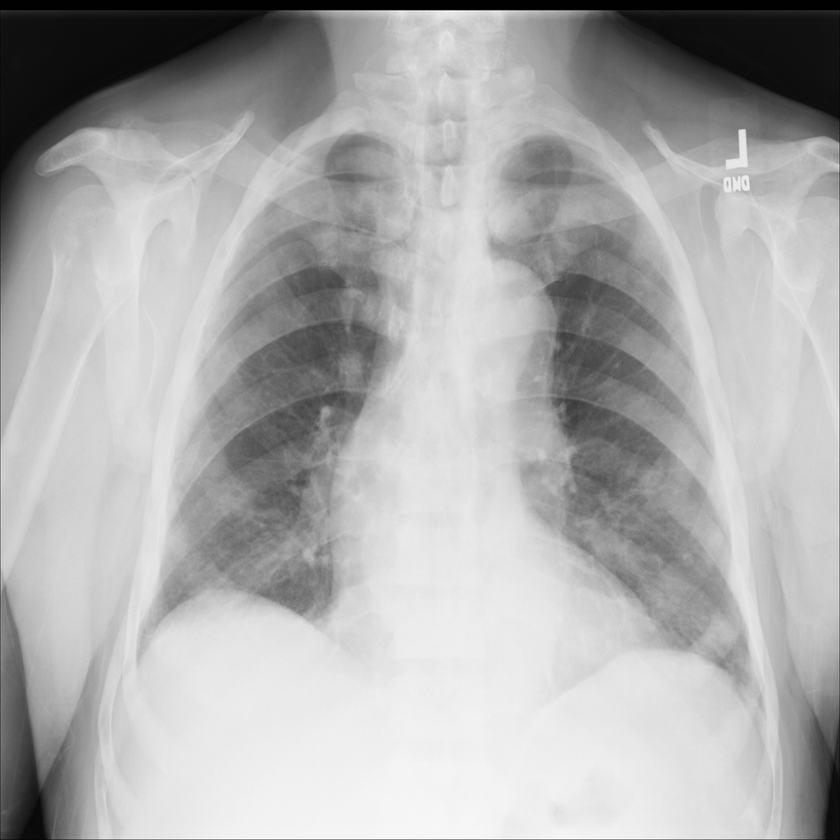
#> input picture 02-data-science/1-numpy-examples/04-advanced/numpy-tutorials/tutorial-x-ray-image-processing/00000011_001.png, 840 x 840 px, shrunk from 1024 x 1024 before the run, found by its file name
$ jupyter execute --allow-errors tutorial-x-ray-image-processing.ipynb
#> lines starting #> are read from the running program, lines starting #| are printed output that depends on the picture; after the words box and inside, x2 and y2 are one past the last pixel; in counts of white or black regions, pixels touching at a corner belong together; long printed decimals are rounded
# X-ray image processing

+++

This tutorial demonstrates how to read and process X-ray images with NumPy,
imageio, Matplotlib and SciPy. You will learn how to load medical images, focus
on certain parts, and visually compare them using the
[Gaussian](https://en.wikipedia.org/wiki/Gaussian_filter),
[Laplacian-Gaussian](https://en.wikipedia.org/wiki/Laplace_distribution),
[Sobel](https://en.wikipedia.org/wiki/Sobel_operator), and
[Canny](https://en.wikipedia.org/wiki/Canny_edge_detector) filters for edge
detection.

X-ray image analysis can be part of your data analysis and
[machine learning workflow](https://www.sciencedirect.com/science/article/pii/S235291481930214X)
when, for example, you're building an algorithm that helps
[detect pneumonia](https://www.kaggle.com/c/rsna-pneumonia-detection-challenge)
as part of a [Kaggle](https://www.kaggle.com)
[competition](https://www.kaggle.com/eduardomineo/u-net-lung-segmentation-montgomery-shenzhen).
In the healthcare industry, medical image processing and analysis is
particularly important when images are estimated to account for
[at least 90%](https://www-03.ibm.com/press/us/en/pressrelease/51146.wss) of all
medical data.

You'll be working with radiology images from the
[ChestX-ray8](https://www.nih.gov/news-events/news-releases/nih-clinical-center-provides-one-largest-publicly-available-chest-x-ray-datasets-scientific-community)
dataset provided by the [National Institutes of Health (NIH)](http://nih.gov).
ChestX-ray8 contains over 100,000 de-identified X-ray images in the PNG format
from more than 30,000 patients. You can find ChestX-ray8's files on NIH's public
Box [repository](https://nihcc.app.box.com/v/ChestXray-NIHCC) in the `/images`
folder. (For more details, refer to the research
[paper](http://openaccess.thecvf.com/content_cvpr_2017/papers/Wang_ChestX-ray8_Hospital-Scale_Chest_CVPR_2017_paper.pdf)
published at CVPR (a computer vision conference) in 2017.)

For your convenience, a small number of PNG images have been saved to this
tutorial's repository under `tutorial-x-ray-image-processing/`, since
ChestX-ray8 contains gigabytes of data and you may find it challenging to
download it in batches.

+++

## Prerequisites

+++

The reader should have some knowledge of Python, NumPy arrays, and Matplotlib.
To refresh the memory, you can take the
[Python](https://docs.python.org/dev/tutorial/index.html) and Matplotlib
[PyPlot](https://matplotlib.org/tutorials/introductory/pyplot.html) tutorials,
and the NumPy [quickstart](https://numpy.org/devdocs/user/quickstart.html).

The following packages are used in this tutorial:

- [imageio](https://imageio.github.io) for reading and writing image data. The
healthcare industry usually works with the
[DICOM](https://en.wikipedia.org/wiki/DICOM) format for medical imaging and
[imageio](https://imageio.readthedocs.io/en/stable/format_dicom.html) should be
well-suited for reading that format. For simplicity, in this tutorial you'll be
working with PNG files.
- [Matplotlib](https://matplotlib.org/) for data visualization.
- [SciPy](https://www.scipy.org) for multi-dimensional image processing via
[`ndimage`](https://docs.scipy.org/doc/scipy/reference/ndimage.html).

This tutorial can be run locally in an isolated environment, such as
[Virtualenv](https://virtualenv.pypa.io/en/stable/) or
[conda](https://docs.conda.io/projects/conda/en/latest/user-guide/tasks/manage-environments.html).
You can use [Jupyter Notebook or JupyterLab](https://jupyter.org/install) to run
each notebook cell.

+++

## Table of contents

+++

1. Examine an X-ray with `imageio`
2. Combine images into a multi-dimensional array to demonstrate progression
3. Edge detection using the Laplacian-Gaussian, Gaussian gradient, Sobel, and
   Canny filters
4. Apply masks to X-rays with `np.where()`
5. Compare the results

---

+++

## Examine an X-ray with `imageio`

+++

Let's begin with a simple example using just one X-ray image from the
ChestX-ray8 dataset.

The file - `00000011_001.png` - has been downloaded for you and saved in the
`/tutorial-x-ray-image-processing` folder.

+++

**1.** Load the image with `imageio`:

[cell 1]
import os
import imageio

DIR = "tutorial-x-ray-image-processing"

xray_image = imageio.v3.imread(os.path.join(DIR, "00000011_001.png"))
#> xray_image is the input picture: shape (840, 840); min 0, max 255, mean 172.5

**2.** Check that its shape is 1024x1024 pixels and that the array is made up of
8-bit integers:

[cell 2]
print(xray_image.shape)
#| (840, 840)
print(xray_image.dtype)
#| uint8
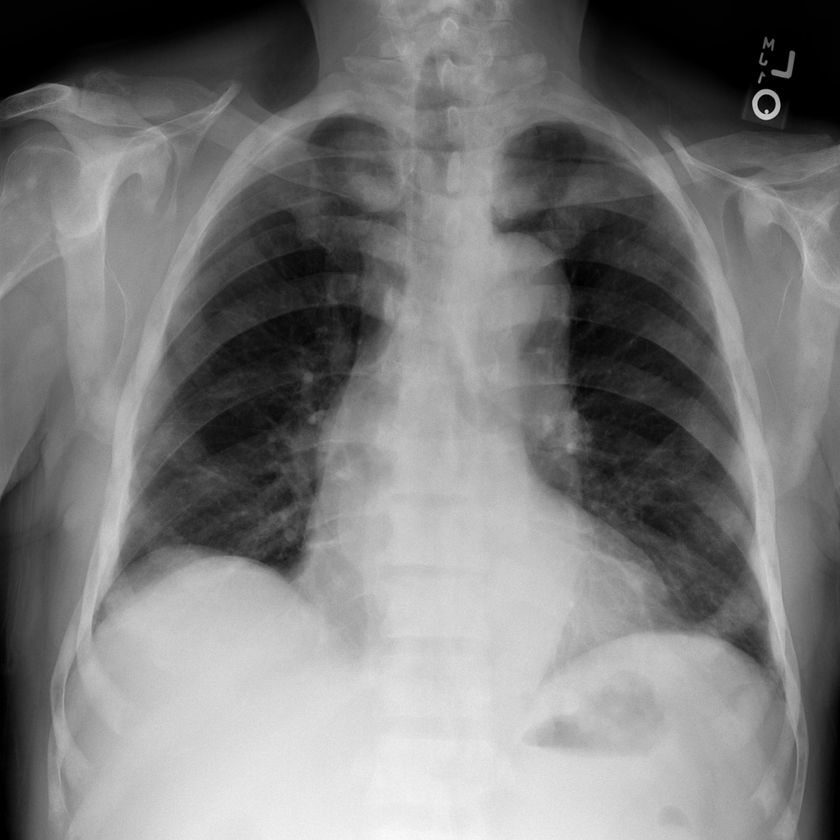
#> input picture 02-data-science/1-numpy-examples/04-advanced/numpy-tutorials/tutorial-x-ray-image-processing/00000011_000.png, 840 x 840 px, shrunk from 1024 x 1024 before the run, found by its file name
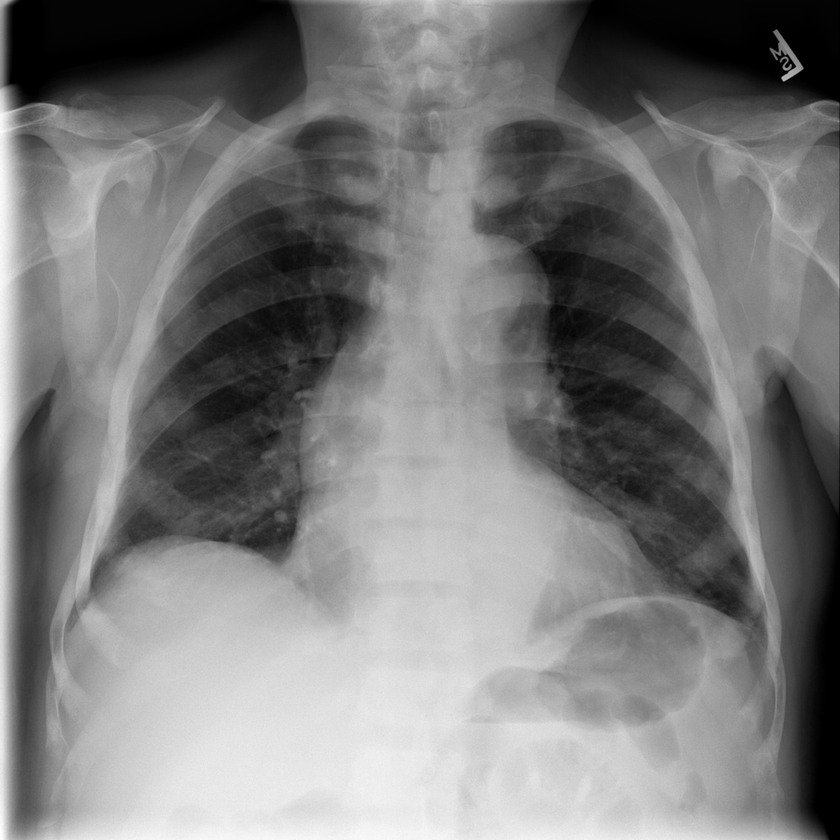
#> input picture 02-data-science/1-numpy-examples/04-advanced/numpy-tutorials/tutorial-x-ray-image-processing/00000011_002.png, 840 x 840 px, shrunk from 1024 x 1024 before the run, found by its file name

**3.** Import `matplotlib` and display the image in a grayscale colormap:

[cell 3]
import matplotlib.pyplot as plt

plt.imshow(xray_image, cmap="gray")
plt.axis("off")
plt.show()

## Combine images into a multidimensional array to demonstrate progression

+++

In the next example, instead of 1 image you'll use 9 X-ray 1024x1024-pixel
images from the ChestX-ray8 dataset that have been downloaded and extracted
from one of the dataset files. They are numbered from `...000.png` to
`...008.png` and let's assume they belong to the same patient.

**1.** Import NumPy, read in each of the X-rays, and create a three-dimensional
array where the first dimension corresponds to image number:

[cell 4]
import numpy as np
num_imgs = 9

#> (the rest of this cell did not finish here and is left out)

**2.** Check the shape of the new X-ray image array containing 9 stacked images:

#> (a cell that did not finish here is left out)

Note that the shape in the first dimension matches `num_imgs`, so the
`combined_xray_images_1` array can be interpreted as a stack of 2D images.

**3.** You can now display the "health progress" by plotting each of frames next
to each other using Matplotlib:

[cell 6]
fig, axes = plt.subplots(nrows=1, ncols=num_imgs, figsize=(30, 30))

#> (the rest of this cell did not finish here and is left out)

**4.** In addition, it can be helpful to show the progress as an animation.
Let's create a GIF file with `imageio.mimwrite()` and display the result in the
notebook:

[cell 7]
GIF_PATH = os.path.join(DIR, "xray_image.gif")
#> (the rest of this cell did not finish here and is left out)

Which gives us:
## Edge detection using the Laplacian-Gaussian, Gaussian gradient, Sobel, and Canny filters

+++

When processing biomedical data, it can be useful to emphasize the 2D
["edges"](https://en.wikipedia.org/wiki/Edge_detection) to focus on particular
features in an image. To do that, using
[image gradients](https://en.wikipedia.org/wiki/Image_gradient) can be
particularly helpful when detecting the change of color pixel intensity.

+++

### The Laplace filter with Gaussian second derivatives

Let's start with an n-dimensional
[Laplace](https://en.wikipedia.org/wiki/Laplace_distribution) filter
("Laplacian-Gaussian") that uses
[Gaussian](https://en.wikipedia.org/wiki/Normal_distribution) second
derivatives. This Laplacian method focuses on pixels with rapid intensity change
in values and is combined with Gaussian smoothing to
[remove noise](https://homepages.inf.ed.ac.uk/rbf/HIPR2/log.htm). Let's examine
how it can be useful in analyzing 2D X-ray images.

+++

- The implementation of the Laplacian-Gaussian filter is relatively
straightforward: 1) import the `ndimage` module from SciPy; and 2) call
[`scipy.ndimage.gaussian_laplace()`](https://docs.scipy.org/doc/scipy/reference/generated/scipy.ndimage.gaussian_laplace.html)
with a sigma (scalar) parameter, which affects the standard deviations of the
Gaussian filter (you'll use `1` in the example below):

[cell 8]
from scipy import ndimage

xray_image_laplace_gaussian = ndimage.gaussian_laplace(xray_image, sigma=1)

Display the original X-ray and the one with the Laplacian-Gaussian filter:

[cell 9]
fig, axes = plt.subplots(nrows=1, ncols=2, figsize=(10, 10))

axes[0].set_title("Original")
axes[0].imshow(xray_image, cmap="gray")
axes[1].set_title("Laplacian-Gaussian (edges)")
axes[1].imshow(xray_image_laplace_gaussian, cmap="gray")
for i in axes:
    i.axis("off")
plt.show()

### The Gaussian gradient magnitude method

Another method for edge detection that can be useful is the
[Gaussian](https://en.wikipedia.org/wiki/Normal_distribution) (gradient) filter.
It computes the multidimensional gradient magnitude with Gaussian derivatives
and helps by remove
[high-frequency](https://www.cs.cornell.edu/courses/cs6670/2011sp/lectures/lec02_filter.pdf)
image components.

+++

**1.** Call [`scipy.ndimage.gaussian_gradient_magnitude()`](https://docs.scipy.org/doc/scipy/reference/generated/scipy.ndimage.gaussian_gradient_magnitude.html)
with a sigma (scalar) parameter (for standard deviations; you'll use `2` in the
example below):

[cell 10]
x_ray_image_gaussian_gradient = ndimage.gaussian_gradient_magnitude(xray_image, sigma=2)

**2.** Display the original X-ray and the one with the Gaussian gradient filter:

[cell 11]
fig, axes = plt.subplots(nrows=1, ncols=2, figsize=(10, 10))

axes[0].set_title("Original")
axes[0].imshow(xray_image, cmap="gray")
axes[1].set_title("Gaussian gradient (edges)")
axes[1].imshow(x_ray_image_gaussian_gradient, cmap="gray")
for i in axes:
    i.axis("off")
plt.show()

### The Sobel-Feldman operator (the Sobel filter)

To find regions of high spatial frequency (the edges or the edge maps) along the
horizontal and vertical axes of a 2D X-ray image, you can use the
[Sobel-Feldman operator (Sobel filter)](https://en.wikipedia.org/wiki/Sobel_operator)
technique. The Sobel filter applies two 3x3 kernel matrices - one for each axis
- onto the X-ray through a [convolution](https://en.wikipedia.org/wiki/Kernel_(image_processing)#Convolution).
Then, these two points (gradients) are combined using the
[Pythagorean theorem](https://en.wikipedia.org/wiki/Pythagorean_theorem) to
produce a gradient magnitude.

+++

**1.** Use the Sobel filters - ([`scipy.ndimage.sobel()`](https://docs.scipy.org/doc/scipy/reference/generated/scipy.ndimage.sobel.html))
- on x- and y-axes of the X-ray. Then, calculate the distance between `x` and
`y` (with the Sobel filters applied to them) using the
[Pythagorean theorem](https://en.wikipedia.org/wiki/Pythagorean_theorem) and
NumPy's [`np.hypot()`](https://numpy.org/doc/stable/reference/generated/numpy.hypot.html)
to obtain the magnitude. Finally, normalize the rescaled image for the pixel
values to be between 0 and 255.

[Image normalization](https://en.wikipedia.org/wiki/Normalization_%28image_processing%29)
follows the `output_channel = 255.0 * (input_channel - min_value) / (max_value - min_value)`
[formula](http://dev.ipol.im/~nmonzon/Normalization.pdf). Because you're
using a grayscale image, you need to normalize just one channel.

[cell 12]
x_sobel = ndimage.sobel(xray_image, axis=0)
y_sobel = ndimage.sobel(xray_image, axis=1)

xray_image_sobel = np.hypot(x_sobel, y_sobel)

xray_image_sobel *= 255.0 / np.max(xray_image_sobel)

**2.** Change the new image array data type to the 32-bit floating-point format
from `float16` to [make it compatible](https://github.com/matplotlib/matplotlib/issues/15432)
with Matplotlib:

[cell 13]
print("The data type - before: ", xray_image_sobel.dtype)
#| The data type - before:  float16

xray_image_sobel = xray_image_sobel.astype("float32")

print("The data type - after: ", xray_image_sobel.dtype)
#| The data type - after:  float32

**3.** Display the original X-ray and the one with the Sobel "edge" filter
applied. Note that both the grayscale and `CMRmap` colormaps are used to help
emphasize the edges:

[cell 14]
fig, axes = plt.subplots(nrows=1, ncols=3, figsize=(15, 15))

axes[0].set_title("Original")
axes[0].imshow(xray_image, cmap="gray")
axes[1].set_title("Sobel (edges) - grayscale")
axes[1].imshow(xray_image_sobel, cmap="gray")
axes[2].set_title("Sobel (edges) - CMRmap")
axes[2].imshow(xray_image_sobel, cmap="CMRmap")
for i in axes:
    i.axis("off")
plt.show()

### The Canny filter

You can also consider using another well-known filter for edge detection called
the [Canny filter](https://en.wikipedia.org/wiki/Canny_edge_detector).

First, you apply a [Gaussian](https://en.wikipedia.org/wiki/Gaussian_filter)
filter to remove the noise in an image. In this example, you're using using the
[Fourier](https://en.wikipedia.org/wiki/Fourier_transform) filter which
smoothens the X-ray through a [convolution](https://en.wikipedia.org/wiki/Convolution)
process. Next, you apply the [Prewitt filter](https://en.wikipedia.org/wiki/Prewitt_operator)
on each of the 2 axes of the image to help detect some of the edges - this will
result in 2 gradient values. Similar to the Sobel filter, the Prewitt operator
also applies two 3x3 kernel matrices - one for each axis - onto the X-ray
through a [convolution](https://en.wikipedia.org/wiki/Kernel_(image_processing)#Convolution).
In the end, you compute the magnitude between the two gradients using the
[Pythagorean theorem](https://en.wikipedia.org/wiki/Pythagorean_theorem) and
[normalize](https://en.wikipedia.org/wiki/Normalization_%28image_processing%29)
the images, as before.

+++

**1.** Use SciPy's Fourier filters - [`scipy.ndimage.fourier_gaussian()`](https://docs.scipy.org/doc/scipy/reference/generated/scipy.ndimage.fourier_gaussian.html)
- with a small `sigma` value to remove some of the noise from the X-ray. Then,
calculate two gradients using [`scipy.ndimage.prewitt()`](https://docs.scipy.org/doc/scipy/reference/generated/scipy.ndimage.prewitt.html).
Next, measure the distance between the gradients using NumPy's `np.hypot()`.
Finally, [normalize](https://en.wikipedia.org/wiki/Normalization_%28image_processing%29)
the rescaled image, as before.

[cell 15]
fourier_gaussian = ndimage.fourier_gaussian(xray_image, sigma=0.05)

x_prewitt = ndimage.prewitt(fourier_gaussian, axis=0)
y_prewitt = ndimage.prewitt(fourier_gaussian, axis=1)

xray_image_canny = np.hypot(x_prewitt, y_prewitt)
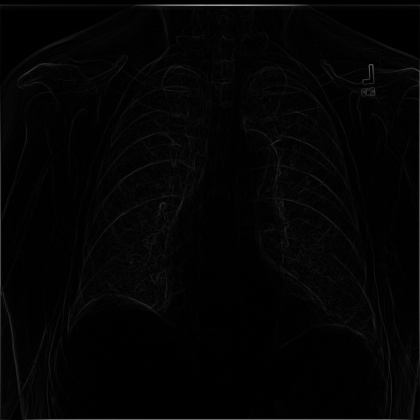
#> xray_image_canny: shape (840, 840) float64 (shown at 1/2 size); min 2.07e-07, max 725.3, mean 12; drawn with min black and max white

xray_image_canny *= 255.0 / np.max(xray_image_canny)

print("The data type - ", xray_image_canny.dtype)
#| The data type -  float64

**2.** Plot the original X-ray image and the ones with the edges detected with
the help of the Canny filter technique. The edges can be emphasized using the
`prism`, `nipy_spectral`, and `terrain` Matplotlib colormaps.

[cell 16]
fig, axes = plt.subplots(nrows=1, ncols=4, figsize=(20, 15))

axes[0].set_title("Original")
axes[0].imshow(xray_image, cmap="gray")
axes[1].set_title("Canny (edges) - prism")
axes[1].imshow(xray_image_canny, cmap="prism")
axes[2].set_title("Canny (edges) - nipy_spectral")
axes[2].imshow(xray_image_canny, cmap="nipy_spectral")
axes[3].set_title("Canny (edges) - terrain")
axes[3].imshow(xray_image_canny, cmap="terrain")
for i in axes:
    i.axis("off")
plt.show()

## Apply masks to X-rays with `np.where()`

+++

To screen out only certain pixels in X-ray images to help detect particular
features, you can apply masks with NumPy's
[`np.where(condition: array_like (bool), x: array_like, y: ndarray)`](https://numpy.org/doc/stable/reference/generated/numpy.where.html)
that returns `x` when `True` and `y` when `False`.

Identifying regions of interest - certain sets of pixels in an image - can be
useful and masks serve as boolean arrays of the same shape as the original
image.

+++

**1.** Retrieve some basics statistics about the pixel values in the original
X-ray image you've been working with:

[cell 17]
print("The data type of the X-ray image is: ", xray_image.dtype)
#| The data type of the X-ray image is:  uint8
print("The minimum pixel value is: ", np.min(xray_image))
#| The minimum pixel value is:  0
print("The maximum pixel value is: ", np.max(xray_image))
#| The maximum pixel value is:  255
print("The average pixel value is: ", np.mean(xray_image))
#| The average pixel value is:  172.530
print("The median pixel value is: ", np.median(xray_image))
#| The median pixel value is:  195.0

**2.** The array data type is `uint8` and the minimum/maximum value results
suggest that all 256 colors (from `0` to `255`) are used in the X-ray. Let's
visualize the _pixel intensity distribution_ of the original raw X-ray image
with `ndimage.histogram()` and Matplotlib:

[cell 18]
pixel_intensity_distribution = ndimage.histogram(
    xray_image, min=np.min(xray_image), max=np.max(xray_image), bins=256
)
#> pixel_intensity_distribution = 256 values, max 11152 at index 209, min 13 at index 248, mean 2756.2

plt.plot(pixel_intensity_distribution)
plt.title("Pixel intensity distribution")
plt.show()
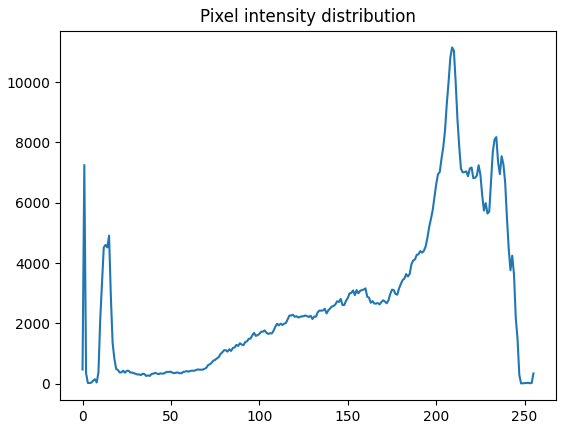
#> figure drawn by matplotlib, 1 panel; curve peaks at x = 209, y = 11152

As the pixel intensity distribution suggests, there are many low (between around
0 and 20) and very high (between around 200 and 240) pixel values.

**3.** You can create different conditional masks with NumPy's `np.where()` -
for example, let's have only those values of the image with the pixels exceeding
a certain threshold:

[cell 19]
# The threshold is "greater than 150"
# Return the original image if true, `0` otherwise
xray_image_mask_noisy = np.where(xray_image > 150, xray_image, 0)

plt.imshow(xray_image_mask_noisy, cmap="gray")
plt.axis("off")
plt.show()

[cell 20]
# The threshold is "greater than 150"
# Return `1` if true, `0` otherwise
xray_image_mask_less_noisy = np.where(xray_image > 150, 1, 0)
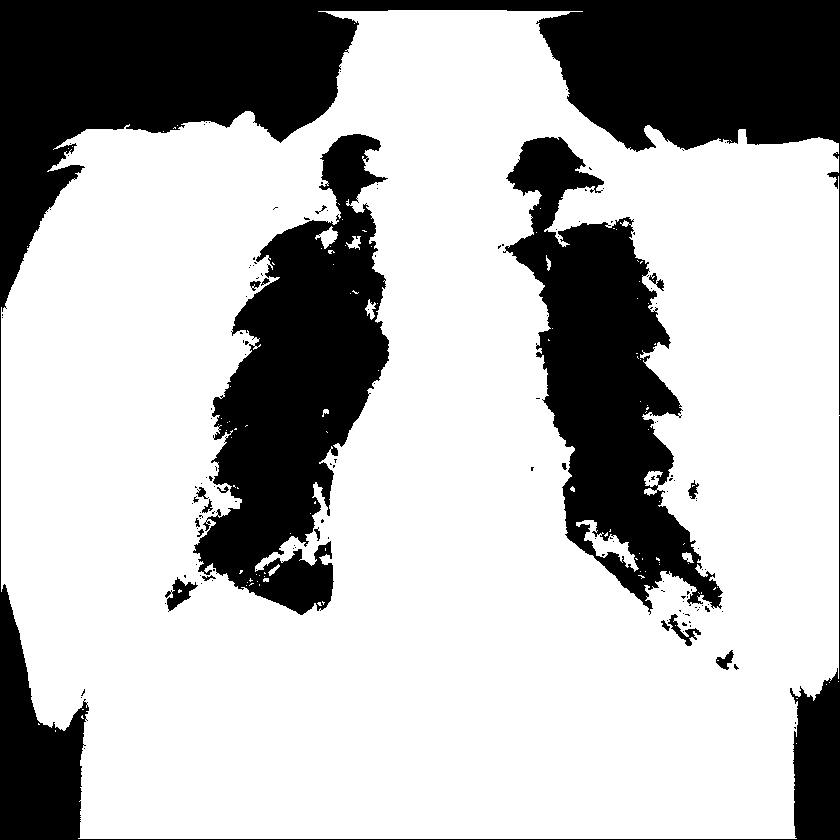
#> xray_image_mask_less_noisy: shape (840, 840) int64; values 0 (black) and 1 (white), 70.9% white; 146 black regions (126 under 20 px), largest, box (x1, y1, x2, y2) and area: (0, 0, 840, 840) 113347, (193, 134, 389, 615) 47267, (503, 137, 723, 615) 42408

plt.imshow(xray_image_mask_less_noisy, cmap="gray")
plt.axis("off")
plt.show()

## Compare the results

+++

Let's display some of the results of processed X-ray images you've worked with
so far:

[cell 21]
fig, axes = plt.subplots(nrows=1, ncols=9, figsize=(30, 30))

axes[0].set_title("Original")
axes[0].imshow(xray_image, cmap="gray")
axes[1].set_title("Laplace-Gaussian (edges)")
axes[1].imshow(xray_image_laplace_gaussian, cmap="gray")
axes[2].set_title("Gaussian gradient (edges)")
axes[2].imshow(x_ray_image_gaussian_gradient, cmap="gray")
axes[3].set_title("Sobel (edges) - grayscale")
axes[3].imshow(xray_image_sobel, cmap="gray")
axes[4].set_title("Sobel (edges) - hot")
axes[4].imshow(xray_image_sobel, cmap="hot")
axes[5].set_title("Canny (edges) - prism)")
axes[5].imshow(xray_image_canny, cmap="prism")
axes[6].set_title("Canny (edges) - nipy_spectral)")
axes[6].imshow(xray_image_canny, cmap="nipy_spectral")
axes[7].set_title("Mask (> 150, noisy)")
axes[7].imshow(xray_image_mask_noisy, cmap="gray")
axes[8].set_title("Mask (> 150, less noisy)")
axes[8].imshow(xray_image_mask_less_noisy, cmap="gray")
for i in axes:
    i.axis("off")
plt.show()
